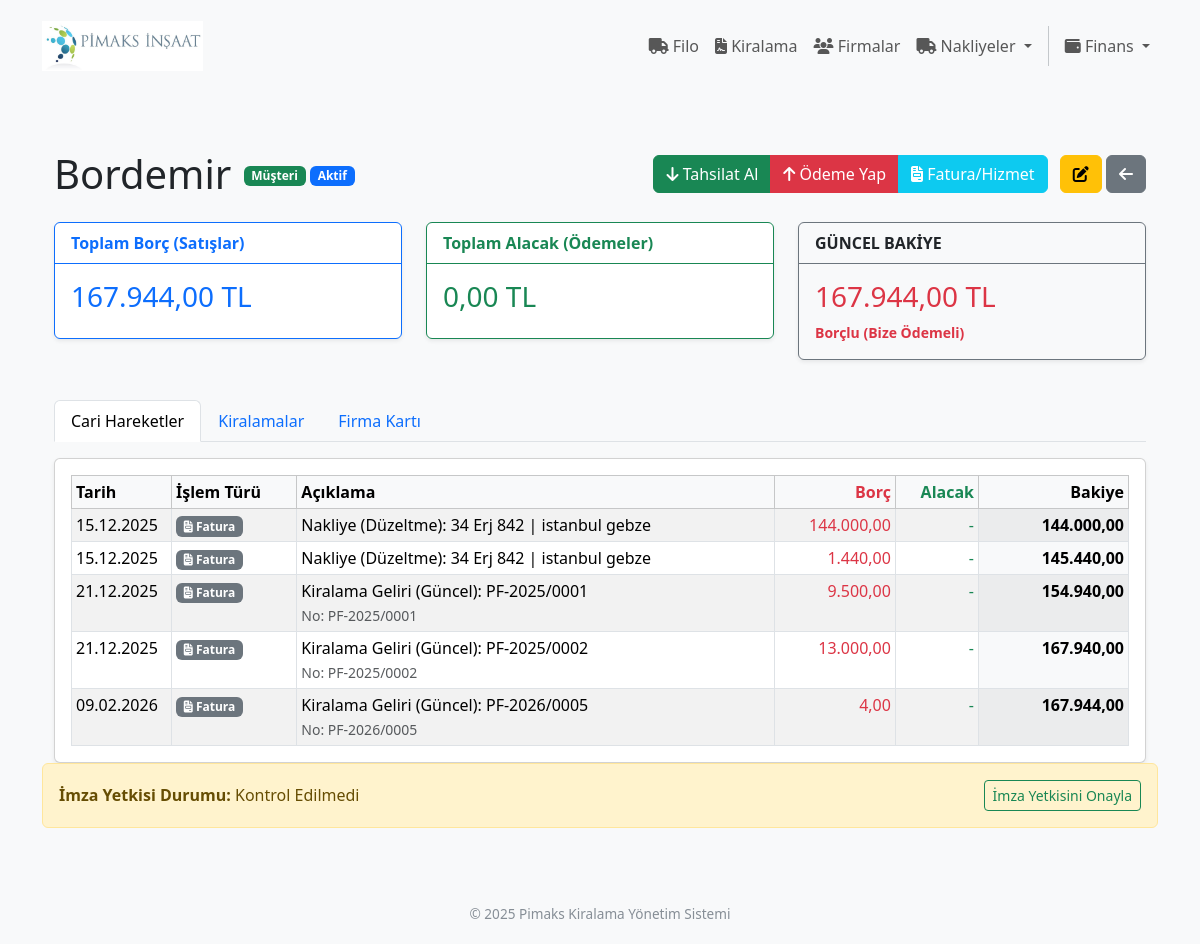
The page /firmalar/bilgi/3 on the database its author committed.
### app/firmalar/models.py (models this page shows, shortened)
class Firma(db.Model):
    __tablename__ = 'firma'
    id = db.Column(db.Integer, primary_key=True)
    firma_adi = db.Column(db.String(150), nullable=False, index=True)
    yetkili_adi = db.Column(db.String(100), nullable=False)
    telefon = db.Column(db.String(20), nullable=True)
    eposta = db.Column(db.String(120), nullable=True, index=True)
    iletisim_bilgileri = db.Column(db.Text, nullable=False)
    vergi_dairesi = db.Column(db.String(100), nullable=False)
    vergi_no = db.Column(db.String(50), unique=True, nullable=False, index=True)
    is_musteri = db.Column(db.Boolean, default=True, nullable=False, index=True)
    is_tedarikci = db.Column(db.Boolean, default=False, nullable=False, index=True)
    is_active = db.Column(db.Boolean, default=True, nullable=False)
    bakiye = db.Column(db.Numeric(15, 2), default=0, nullable=False)
    imza_yetkisi_kontrol_edildi = db.Column(
        db.Boolean,
        default=False,
        nullable=False
    )
    imza_yetkisi_kontrol_tarihi = db.Column(
        db.DateTime,
        nullable=True
    )
    imza_yetkisi_kontrol_eden_id = db.Column(
        db.Integer,
        nullable=True
    )
    imza_arsiv_notu = db.Column(
        db.String(255),
        nullable=True
    )
    kiralamalar = db.relationship(
        'Kiralama',
        back_populates='firma_musteri',
        foreign_keys='Kiralama.firma_musteri_id',
        cascade="all, delete-orphan"
    )
    tedarik_edilen_ekipmanlar = db.relationship(
        'Ekipman',
        back_populates='firma_tedarikci',
        foreign_keys='Ekipman.firma_tedarikci_id'
    )
    odemeler = db.relationship(
        'Odeme',
        back_populates='firma_musteri',
        foreign_keys='Odeme.firma_musteri_id',
        cascade="all, delete-orphan"
    )
    saglanan_nakliye_hizmetleri = db.relationship(
        'KiralamaKalemi',
        back_populates='nakliye_tedarikci',
        foreign_keys='KiralamaKalemi.nakliye_tedarikci_id'
    )
    hizmet_kayitlari = db.relationship(
        'HizmetKaydi',
        back_populates='firma',
        foreign_keys='HizmetKaydi.firma_id'
    )
    tedarik_edilen_parcalar = db.relationship(
        'StokKarti',
        back_populates='varsayilan_tedarikci',
        foreign_keys='StokKarti.varsayilan_tedarikci_id'
    )
    stok_hareketleri = db.relationship(
        'StokHareket',
        back_populates='firma',
        cascade="all, delete-orphan"
    )
    nakliyeler = db.relationship(
        'Nakliye',
        back_populates='firma',
        cascade="all, delete-orphan"
    )

### app/cari/models.py (models this page shows, shortened)
class HizmetKaydi(db.Model):
    __tablename__ = 'hizmet_kaydi'
    id = db.Column(db.Integer, primary_key=True)
    firma_id = db.Column(db.Integer, db.ForeignKey('firma.id'), nullable=False)
    nakliye_id = db.Column(
        db.Integer,
        db.ForeignKey('nakliye.id', ondelete='CASCADE'),
        nullable=True
    )
    ozel_id = db.Column(db.Integer, nullable=True)
    tarih = db.Column(db.Date, nullable=False, default=datetime.utcnow)
    tutar = db.Column(db.Numeric(15, 2), nullable=False, default=0)
    aciklama = db.Column(db.String(250), nullable=True)
    yon = db.Column(db.String(10), nullable=False, default='giden')
    fatura_no = db.Column(db.String(50), nullable=True)
    vade_tarihi = db.Column(db.Date, nullable=True)
    firma = db.relationship('Firma', back_populates='hizmet_kayitlari', foreign_keys=[firma_id])

### app/firmalar/routes.py (the view, shortened to what this page needs)
@firmalar_bp.route('/bilgi/<int:id>', methods=['GET'])
def bilgi(id):
    try:
        firma = Firma.query.options(
            subqueryload(Firma.kiralamalar).options(subqueryload(Kiralama.kalemler).options(joinedload(KiralamaKalemi.ekipman))),
            subqueryload(Firma.odemeler).joinedload(Odeme.kasa),
            subqueryload(Firma.hizmet_kayitlari),
        ).get_or_404(id)
        hareketler = []
        for h in firma.hizmet_kayitlari:
            print(f"İşlem ID: {h.id} | Kiralama ID: {getattr(h, 'ozel_id', 'YOK')} | Nakliye ID: {getattr(h, 'nakliye_id', 'YOK')}")
            tutar = h.tutar or Decimal('0')
            borc = Decimal('0')
            alacak = Decimal('0')
            k_id = getattr(h, 'kiralama_id', None)
            n_id = getattr(h, 'nakliye_id', None)
            if hasattr(h, 'kiralama_id') and h.kiralama_id:
                tur_adi = 'Kiralama'
                tur_tipi = 'kiralama'
                ozel_id = h.kiralama_id # JS'nin kiralama düzenlemeye gitmesi için
            elif hasattr(h, 'nakliye_id') and h.nakliye_id:
                tur_adi = 'Nakliye'
                tur_tipi = 'nakliye'
                ozel_id = h.nakliye_id # JS'nin nakliye düzenlemeye gitmesi için
            else:
                tur_tipi = 'fatura'
                ozel_id = h.id
                if h.yon == 'giden':
                    tur_adi = 'Fatura (Satış)'
                else:
                    tur_adi = 'Fatura (Alış)'
            if h.yon == 'giden':
                borc = tutar
            else:
                alacak = tutar
            hareketler.append({
                'id': h.id,          # Cari tablo ID'si (Silme işlemi için şart)
                'ozel_id': ozel_id,  # Kiralama veya Nakliye ID'si (Düzenleme için şart)
                'tarih': h.tarih,
                'tur': tur_adi,
                'tur_tipi': tur_tipi,
                'aciklama': h.aciklama,
                'belge_no': h.fatura_no,
                'borc': borc,
                'alacak': alacak,
                'nesne': h,
                'nakliye_id': h.nakliye_id if hasattr(h, 'nakliye_id') else None,
                'kiralama_id': h.kiralama_id if hasattr(h, 'kiralama_id') else None
            })
        hareketler.sort(key=lambda x: x['tarih'] if x['tarih'] else date.min)
        yuruyen_bakiye = Decimal('0')
        toplam_borc = Decimal('0')
        toplam_alacak = Decimal('0')
        for islem in hareketler:
            toplam_borc += islem['borc']
            toplam_alacak += islem['alacak']
            yuruyen_bakiye = (yuruyen_bakiye + islem['borc']) - islem['alacak']
            islem['kumulatif_bakiye'] = yuruyen_bakiye
        genel_bakiye = yuruyen_bakiye
        if genel_bakiye > 0:
            durum_metni = "Borçlu (Bize Ödemeli)"
            durum_rengi = "text-danger"
        elif genel_bakiye < 0:
            durum_metni = "Alacaklı (Biz Ödeyeceğiz)"
            durum_rengi = "text-success"
        else:
            durum_metni = "Hesap Kapalı"
            durum_rengi = "text-muted"
        return render_template('firmalar/bilgi.html',
                               firma=firma,
                               hareketler=hareketler,
                               toplam_borc=toplam_borc,
                               toplam_alacak=toplam_alacak,
                               bakiye=genel_bakiye,
                               durum_metni=durum_metni,
                               durum_rengi=durum_rengi)
    except Exception as e:
        traceback.print_exc()
        flash(f"Hata: {str(e)}", "danger")
        return redirect(url_for('firmalar.index'))

### app/templates/firmalar/bilgi.html (shortened to what this page needs)
{% extends "base.html" %}
{% block content %}
<div class="container mt-4">
    <div class="d-flex justify-content-between align-items-center mb-4 flex-wrap">
        <div>
            <h1 class="mb-0 d-inline-block align-middle">{{ firma.firma_adi }}</h1>
            <div class="d-inline-block align-middle ms-2">
                <span class="badge bg-{{ 'success' if firma.is_musteri else 'secondary' }}">{{ 'Müşteri' if firma.is_musteri else '' }}</span>
                <span class="badge bg-{{ 'primary' if firma.is_active else 'danger' }}">{{ 'Aktif' if firma.is_active else 'Pasif' }}</span>
            </div>
        </div>
        <div class="mt-2 mt-md-0">
            <div class="btn-group me-2" role="group">
                <a href="{{ url_for('cari.odeme_ekle', firma_id=firma.id, yon='tahsilat') }}" class="btn btn-success">
                    <i class="fa fa-arrow-down"></i> Tahsilat Al
                </a>
                <a href="{{ url_for('cari.odeme_ekle', firma_id=firma.id, yon='odeme') }}" class="btn btn-danger">
                    <i class="fa fa-arrow-up"></i> Ödeme Yap
                </a>
                <a href="{{ url_for('cari.hizmet_ekle', firma_id=firma.id) }}" class="btn btn-info text-white">
                    <i class="fa fa-file-invoice"></i> Fatura/Hizmet
                </a>
            </div>
            <a href="{{ url_for('firmalar.duzelt', id=firma.id) }}" class="btn btn-warning"><i class="fa fa-edit"></i></a>
            <a href="{{ request.referrer or url_for('firmalar.index') }}" class="btn btn-secondary">
    <i class="fa fa-arrow-left"></i>
</a>
        </div>
    </div>
    <div class="row mb-4">
        <div class="col-md-4">
            <div class="card border-primary mb-3 shadow-sm">
                <div class="card-header bg-transparent border-primary text-primary fw-bold">Toplam Borç (Satışlar)</div>
                <div class="card-body text-primary">
                    <h3 class="card-title">{{ "{:,.2f}".format(toplam_borc).replace(',', 'X').replace('.', ',').replace('X', '.') }} TL</h3>
                </div>
            </div>
        </div>
        <div class="col-md-4">
            <div class="card border-success mb-3 shadow-sm">
                <div class="card-header bg-transparent border-success text-success fw-bold">Toplam Alacak (Ödemeler)</div>
                <div class="card-body text-success">
                    <h3 class="card-title">{{ "{:,.2f}".format(toplam_alacak).replace(',', 'X').replace('.', ',').replace('X', '.') }} TL</h3>
                </div>
            </div>
        </div>
        <div class="col-md-4">
            <div class="card border-secondary mb-3 shadow-sm bg-light">
                <div class="card-header bg-transparent border-secondary fw-bold">GÜNCEL BAKİYE</div>
                <div class="card-body">
                    <h3 class="card-title {{ durum_rengi }}">{{ "{:,.2f}".format(bakiye).replace(',', 'X').replace('.', ',').replace('X', '.') }} TL</h3>
                    <p class="card-text fw-bold small {{ durum_rengi }}">{{ durum_metni }}</p>
                </div>
            </div>
        </div>
    </div>
    <ul class="nav nav-tabs mb-3" id="firmaTab" role="tablist">
        <li class="nav-item">
            <button class="nav-link active" id="hareket-tab" data-bs-toggle="tab" data-bs-target="#hareket" type="button">Cari Hareketler</button>
        </li>
        <li class="nav-item">
            <button class="nav-link" id="kiralama-tab" data-bs-toggle="tab" data-bs-target="#kiralama" type="button">Kiralamalar</button>
        </li>
        <li class="nav-item">
            <button class="nav-link" id="genel-tab" data-bs-toggle="tab" data-bs-target="#genel" type="button">Firma Kartı</button>
        </li>
    </ul>
    <div class="tab-content" id="firmaTabContent">
        <div class="tab-pane fade show active" id="hareket">
            <div class="card card-body shadow-sm">
                <div class="table-responsive">
                    <table class="table table-hover table-striped table-bordered table-sm mb-0">
                        <thead class="table-light">
                            <tr>
                                <th style="width: 100px;">Tarih</th>
                                <th>İşlem Türü</th>
                                <th>Açıklama</th>
                                <th class="text-end text-danger">Borç</th>
                                <th class="text-end text-success">Alacak</th>
                                <th class="text-end bg-light fw-bold" style="width: 150px;">Bakiye</th>
                            </tr>
                        </thead>
                        <tbody>
                            {% for islem in hareketler %}
                            {% set is_kiralama = (islem.tur == 'Kiralama' and islem.ozel_id) %}
                            {% set is_nakliye = (islem.tur == 'Nakliye' and islem.ozel_id) %}
                            <tr class="context-row"
                                data-id="{{ islem.id }}"
                                data-type="{% if is_kiralama %}kiralama{% elif is_nakliye %}nakliye{% else %}{{ islem.tur_tipi.lower() }}{% endif %}"
                                data-ozel-id="{{ islem.ozel_id or '' }}"
                                data-desc="{{ islem.aciklama }}"
                                style="cursor: context-menu;">
                                <td>{{ islem.tarih.strftime('%d.%m.%Y') if islem.tarih else '-' }}</td>
                                <td>
                                    {% if is_kiralama %}
                                        <span class="badge bg-warning text-dark"><i class="fa fa-key"></i> Kiralama</span>
                                    {% elif is_nakliye %}
                                        <span class="badge bg-primary"><i class="fa fa-truck"></i> Nakliye</span>
                                    {% elif 'Fatura' in islem.tur or 'Hizmet' in islem.tur %}
                                        <span class="badge bg-secondary"><i class="fa fa-file-invoice"></i> Fatura</span>
                                    {% else %}
                                        <span class="badge bg-success"><i class="fa fa-money-bill"></i> {{ islem.tur }}</span>
                                    {% endif %}
                                </td>
                                <td>
                                    {{ islem.aciklama }}
                                    {% if islem.belge_no %}
                                        <br><small class="text-muted">No: {{ islem.belge_no }}</small>
                                    {% endif %}
                                </td>
                                <td class="text-end text-danger">
                                    {% if islem.borc and islem.borc > 0 %}
                                        {{ "{:,.2f}".format(islem.borc).replace(',', 'X').replace('.', ',').replace('X', '.') }}
                                    {% else %}-{% endif %}
                                </td>
                                <td class="text-end text-success">
                                    {% if islem.alacak and islem.alacak > 0 %}
                                        {{ "{:,.2f}".format(islem.alacak).replace(',', 'X').replace('.', ',').replace('X', '.') }}
                                    {% else %}-{% endif %}
                                </td>
                                <td class="text-end fw-bold bg-light">
                                    {{ "{:,.2f}".format(islem.kumulatif_bakiye).replace(',', 'X').replace('.', ',').replace('X', '.') }}
                                </td>
                            </tr>
                            {% endfor %}
                        </tbody>
                    </table>
                </div>
            </div>
        </div>
    </div>
</div>
<div class="alert
    {% if firma.imza_yetkisi_kontrol_edildi %}
        alert-success
    {% else %}
        alert-warning
    {% endif %}
    d-flex justify-content-between align-items-center"
>
    <div>
        <strong>İmza Yetkisi Durumu:</strong>
        {% if firma.imza_yetkisi_kontrol_edildi %}
            Kontrol Edildi
            {% if firma.imza_yetkisi_kontrol_tarihi %}
                <small class="text-muted">
                    ({{ firma.imza_yetkisi_kontrol_tarihi.strftime('%d.%m.%Y') }})
                </small>
            {% endif %}
        {% else %}
            Kontrol Edilmedi
        {% endif %}
    </div>
    {% if not firma.imza_yetkisi_kontrol_edildi %}
    <form method="POST" action="{{ url_for('firmalar.imza_kontrol', id=firma.id) }}">
        <button type="submit" class="btn btn-sm btn-outline-success">
            İmza Yetkisini Onayla
        </button>
    </form>
    {% endif %}
</div>
{% endblock %}

### app/templates/base.html (style rules this page uses)
body { font-family: 'Segoe UI', Tahoma, Geneva, Verdana, sans-serif; background-color: #f8f9fa; min-height: 100vh; display: flex; flex-direction: column; }

### rows shown on the page
Firma: firma_adi "Bordemir", is_musteri "Müşteri", is_active "Aktif"
HizmetKaydi: tarih "15.12.2025", aciklama "Nakliye (Düzeltme): 34 Erj 842 | istanbul gebze", tutar "144.000,00", kumulatif_bakiye "144.000,00"
HizmetKaydi: tarih "15.12.2025", aciklama "Nakliye (Düzeltme): 34 Erj 842 | istanbul gebze", tutar "1.440,00", kumulatif_bakiye "145.440,00"
HizmetKaydi: tarih "21.12.2025", aciklama "Kiralama Geliri (Güncel): PF-2025/0001", belge_no "PF-2025/0001", tutar "9.500,00", kumulatif_bakiye "154.940,00"
HizmetKaydi: tarih "21.12.2025", aciklama "Kiralama Geliri (Güncel): PF-2025/0002", belge_no "PF-2025/0002", tutar "13.000,00", kumulatif_bakiye "167.940,00"
HizmetKaydi: tarih "09.02.2026", aciklama "Kiralama Geliri (Güncel): PF-2026/0005", belge_no "PF-2026/0005", tutar "4,00", kumulatif_bakiye "167.944,00"

### other values the page prints
{{ durum_metni }} "Borçlu (Bize Ödemeli)"
